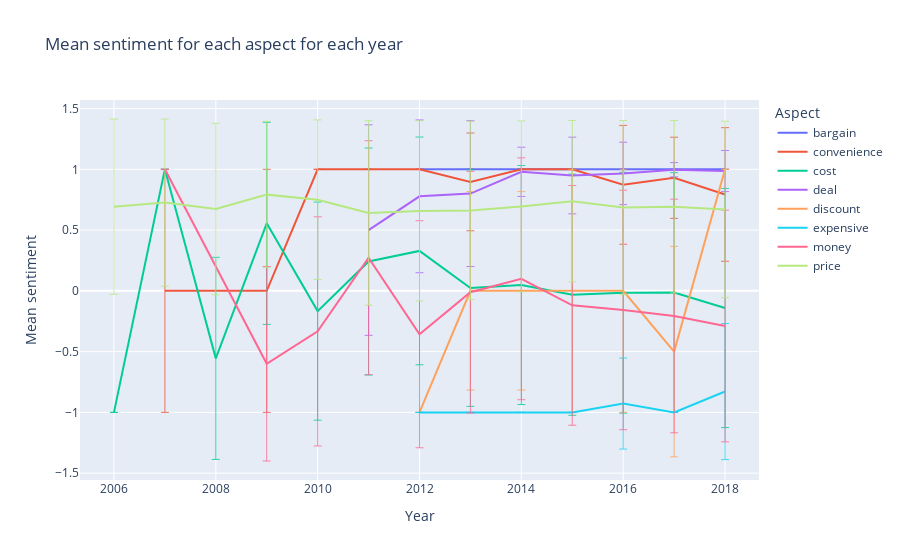

Notebook code for this chart:
### Code cell
absa_utils.plot_price_information(dataset)

### Figure 1 — Plotly figure (JSON) as saved in the notebook; plotly's stock layout.template omitted (floating-point values rounded to 4 significant figures)
{"data": [{"error_y": {"array": [0, 0, 0, 0, 0, 0, 0], "thickness": 0.8}, "hovertemplate": "Aspect=bargain<br>Year=%{x}<br>Mean sentiment=%{y}<extra></extra>", "legendgroup": "bargain", "line": {"color": "#636efa", "dash": "solid"}, "marker": {"symbol": "circle"}, "mode": "lines", "name": "bargain", "orientation": "v", "showlegend": true, "type": "scatter", "x": [2012, 2013, 2014, 2015, 2016, 2017, 2018], "xaxis": "x", "y": [1, 1, 1, 1, 1, 1, 1], "yaxis": "y"}, {"error_y": {"array": [1, 1, 0, 0, 0, 0.4021, 0, 0, 0.4889, 0.3338, 0.5496], "thickness": 0.8}, "hovertemplate": "Aspect=convenience<br>Year=%{x}<br>Mean sentiment=%{y}<extra></extra>", "legendgroup": "convenience", "line": {"color": "#EF553B", "dash": "solid"}, "marker": {"symbol": "circle"}, "mode": "lines", "name": "convenience", "orientation": "v", "showlegend": true, "type": "scatter", "x": [2007, 2009, 2010, 2011, 2012, 2013, 2014, 2015, 2016, 2017, 2018], "xaxis": "x", "y": [0, 0, 1, 1, 1, 0.8966, 1, 1, 0.8723, 0.9302, 0.7931], "yaxis": "y"}, {"error_y": {"array": [0, 0, 0.8315, 0.8315, 0.8975, 0.9342, 0.9369, 0.9737, 0.9834, 0.9922, 0.9905, 0.9851, 0.9838], "thickness": 0.8}, "hovertemplate": "Aspect=cost<br>Year=%{x}<br>Mean sentiment=%{y}<extra></extra>", "legendgroup": "cost", "line": {"color": "#00cc96", "dash": "solid"}, "marker": {"symbol": "circle"}, "mode": "lines", "name": "cost", "orientation": "v", "showlegend": true, "type": "scatter", "x": [2006, 2007, 2008, 2009, 2010, 2011, 2012, 2013, 2014, 2015, 2016, 2017, 2018], "xaxis": "x", "y": [-1, 1, -0.5556, 0.5556, -0.1667, 0.2414, 0.3286, 0.02286, 0.04778, -0.03179, -0.01548, -0.01303, -0.1411], "yaxis": "y"}, {"error_y": {"array": [0.866, 0.6285, 0.6, 0.2025, 0.3157, 0.2567, 0.05862, 0.169], "thickness": 0.8}, "hovertemplate": "Aspect=deal<br>Year=%{x}<br>Mean sentiment=%{y}<extra></extra>", "legendgroup": "deal", "line": {"color": "#ab63fa", "dash": "solid"}, "marker": {"symbol": "circle"}, "mode": "lines", "name": "deal", "orientation": "v", "showlegend": true, "type": "scatter", "x": [2011, 2012, 2013, 2014, 2015, 2016, 2017, 2018], "xaxis": "x", "y": [0.5, 0.7778, 0.8, 0.9793, 0.9489, 0.9665, 0.9966, 0.9856], "yaxis": "y"}, {"error_y": {"array": [0, 0.8165, 0.8165, 1, 1, 0.866, 0], "thickness": 0.8}, "hovertemplate": "Aspect=discount<br>Year=%{x}<br>Mean sentiment=%{y}<extra></extra>", "legendgroup": "discount", "line": {"color": "#FFA15A", "dash": "solid"}, "marker": {"symbol": "circle"}, "mode": "lines", "name": "discount", "orientation": "v", "showlegend": true, "type": "scatter", "x": [2012, 2013, 2014, 2015, 2016, 2017, 2018], "xaxis": "x", "y": [-1, 0, 0, 0, 0, -0.5, 1], "yaxis": "y"}, {"error_y": {"array": [0, 0, 0, 0, 0.3744, 0, 0.5599], "thickness": 0.8}, "hovertemplate": "Aspect=expensive<br>Year=%{x}<br>Mean sentiment=%{y}<extra></extra>", "legendgroup": "expensive", "line": {"color": "#19d3f3", "dash": "solid"}, "marker": {"symbol": "circle"}, "mode": "lines", "name": "expensive", "orientation": "v", "showlegend": true, "type": "scatter", "x": [2012, 2013, 2014, 2015, 2016, 2017, 2018], "xaxis": "x", "y": [-1, -1, -1, -1, -0.9273, -1, -0.8286], "yaxis": "y"}, {"error_y": {"array": [0, 0.8, 0.9428, 0.9621, 0.934, 0.9944, 0.9951, 0.9861, 0.9854, 0.961, 0.9532], "thickness": 0.8}, "hovertemplate": "Aspect=money<br>Year=%{x}<br>Mean sentiment=%{y}<extra></extra>", "legendgroup": "money", "line": {"color": "#FF6692", "dash": "solid"}, "marker": {"symbol": "circle"}, "mode": "lines", "name": "money", "orientation": "v", "showlegend": true, "type": "scatter", "x": [2007, 2009, 2010, 2011, 2012, 2013, 2014, 2015, 2016, 2017, 2018], "xaxis": "x", "y": [1, -0.6, -0.3333, 0.2727, -0.3571, -0.01111, 0.09924, -0.1195, -0.1572, -0.2067, -0.2891], "yaxis": "y"}, {"error_y": {"array": [0.7216, 0.6877, 0.7051, 0.6024, 0.6563, 0.7587, 0.7418, 0.7341, 0.7033, 0.6635, 0.7164, 0.7086, 0.7261], "thickness": 0.8}, "hovertemplate": "Aspect=price<br>Year=%{x}<br>Mean sentiment=%{y}<extra></extra>", "legendgroup": "price", "line": {"color": "#B6E880", "dash": "solid"}, "marker": {"symbol": "circle"}, "mode": "lines", "name": "price", "orientation": "v", "showlegend": true, "type": "scatter", "x": [2006, 2007, 2008, 2009, 2010, 2011, 2012, 2013, 2014, 2015, 2016, 2017, 2018], "xaxis": "x", "y": [0.6923, 0.726, 0.6733, 0.7917, 0.75, 0.6409, 0.6579, 0.6615, 0.695, 0.738, 0.6848, 0.6924, 0.6696], "yaxis": "y"}], "layout": {"legend": {"title": {"text": "Aspect"}, "tracegroupgap": 0}, "title": {"text": "Mean sentiment for each aspect for each year"}, "xaxis": {"anchor": "y", "domain": [0, 1], "title": {"text": "Year"}}, "yaxis": {"anchor": "x", "domain": [0, 1], "title": {"text": "Mean sentiment"}}}}
